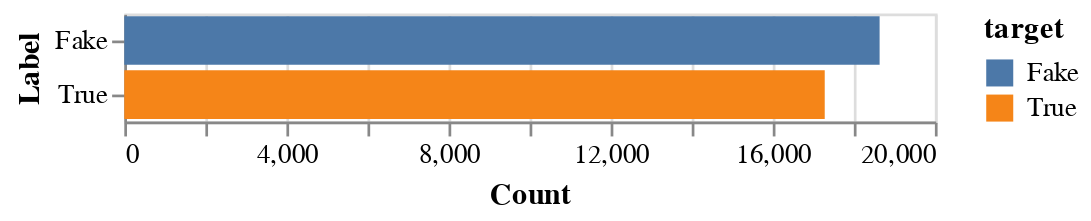

This figure's notebook cell:
### Markdown cell above
#### Count of Fake vs. Real News Articles

### Code cell
alt.data_transformers.enable('vegafusion')

count_chart = alt.Chart(train_df).mark_bar().encode(
    x=alt.X('count():Q', title='Count'),
    y=alt.Y('target:N', title='Label'),
    color='target:N'
)

count_chart

### Figure 1 — Vega specification as saved in the notebook (floating-point values rounded to 4 significant figures)
{"$schema": "https://vega.github.io/schema/vega/v6.json", "data": [{"name": "source_0", "values": [{"__count": 18636, "target": "Fake"}, {"__count": 17282, "target": "True"}]}, {"name": "source_0_x_domain___count", "values": [{"min": 17282, "max": 18636}]}, {"name": "source_0_y_domain_target", "values": [{"target": "Fake"}, {"target": "True"}]}, {"name": "source_0_color_domain_target", "values": [{"target": "Fake"}, {"target": "True"}]}], "signals": [{"name": "y_step", "value": 20}, {"name": "height", "update": "bandspace(domain('y').length, 0.1, 0.05) * y_step"}], "marks": [{"type": "rect", "name": "marks", "from": {"data": "source_0"}, "encode": {"update": {"x": {"field": "__count", "scale": "x"}, "fill": {"field": "target", "scale": "color"}, "x2": {"value": 0, "scale": "x"}, "y": {"field": "target", "scale": "y"}, "height": {"signal": "max(0.25, bandwidth('y'))"}}}, "style": ["bar"]}], "scales": [{"name": "x", "type": "linear", "domain": [{"signal": "(data(\"source_0_x_domain___count\")[0] || {}).min"}, {"signal": "(data(\"source_0_x_domain___count\")[0] || {}).max"}], "range": [0, {"signal": "width"}], "nice": true, "zero": true}, {"name": "y", "type": "band", "domain": {"data": "source_0_y_domain_target", "field": "target", "sort": true}, "range": {"step": {"signal": "y_step"}}, "paddingInner": 0.1, "paddingOuter": 0.05}, {"name": "color", "type": "ordinal", "domain": {"data": "source_0_color_domain_target", "field": "target", "sort": true}, "range": "category"}], "axes": [{"scale": "x", "maxExtent": 0, "gridScale": "y", "minExtent": 0, "labels": false, "domain": false, "zindex": 0, "orient": "bottom", "ticks": false, "aria": false, "grid": true, "tickCount": {"signal": "ceil(width/40)"}}, {"scale": "x", "tickCount": {"signal": "ceil(width/40)"}, "zindex": 0, "title": "Count", "orient": "bottom", "labelOverlap": true, "grid": false, "labelFlush": true}, {"scale": "y", "zindex": 0, "title": "Label", "grid": false, "orient": "left"}], "style": "cell", "legends": [{"fill": "color", "symbolType": "square", "title": "target"}], "padding": 5, "width": 300, "background": "white"}
